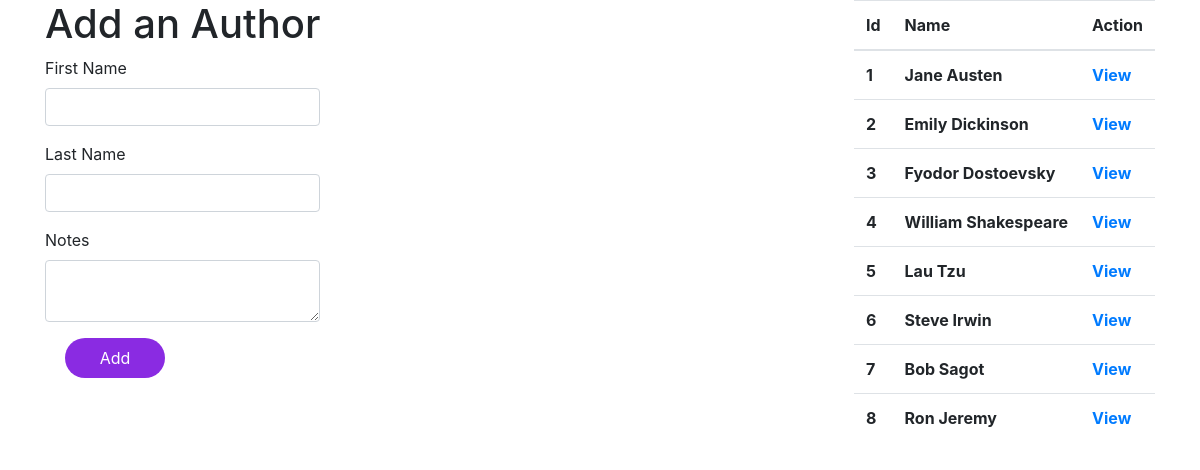
Page /authors on the earlier database version.
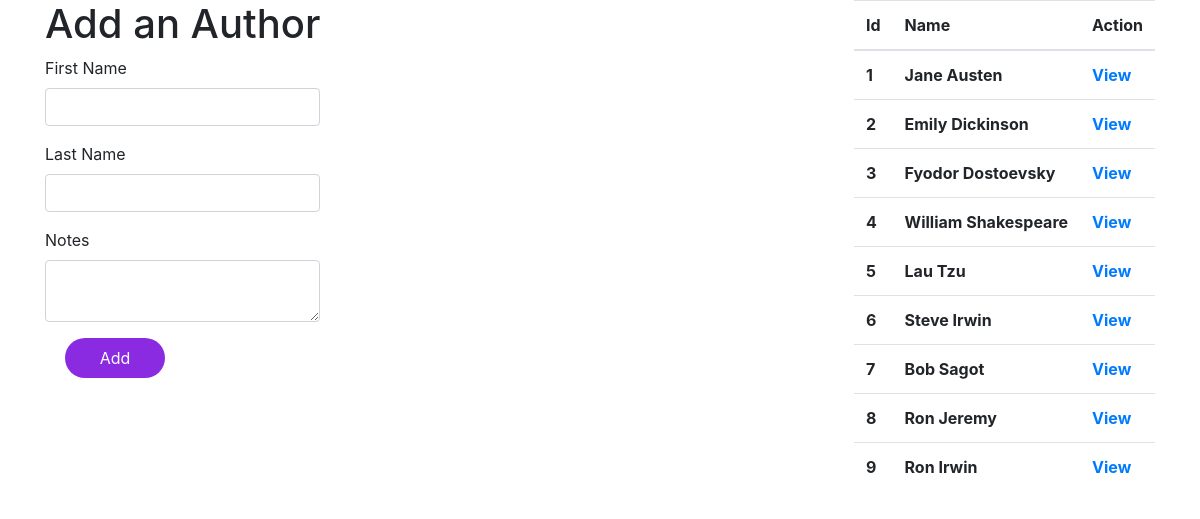
Same page on the later database version.
### booksAuthors/models.py (models this page shows)
class Author(models.Model):
    first_name = models.CharField(max_length=45)
    last_name = models.CharField(max_length=45)
    notes = models.TextField()
    books = models.ManyToManyField(Book, related_name="author")
    created_at = models.DateTimeField(auto_now_add=True)
    updated_at = models.DateTimeField(auto_now=True)

### booksAuthors/views.py (the view)
# urls.py: path('authors', views.createAuthors),
def createAuthors(request):
    context = {
        'all_authors': Author.objects.all()
    }
    return render(request, 'authors.html', context)

### booksAuthors/templates/authors.html (shortened to what this page needs)
<!DOCTYPE html>
<html lang="en">
<head>
    {% load static %}
    <link rel="stylesheet" href="{% static 'css/author.css'%}">
    <link rel="stylesheet" href="https://stackpath.bootstrapcdn.com/bootstrap/4.5.0/css/bootstrap.min.css">
</head>
<body>
    <div class="container d-flex justify-content-between">
        <div class="book-form">
            <form action="/process_author" method="POST">
                <h1>Add an Author</h1>
                <div class="form-group">
                    <label for="author-first-name">First Name</label>
                    <input type="text" name="author-first-name" class="form-control">
                </div>
                <div class="form-group">
                    <label for="author-last-name">Last Name</label>
                    <input type="text" name="author-last-name" class="form-control">
                </div>
                <div class="form-group">
                    <label for="author-notes">Notes</label>
                    <textarea name="author-notes" class="form-control"></textarea>
                </div>
                <button type="submit" class="button">Add</button>
            </form>
        </div>
        <div class="authors-list">
            <table class="table">
                <thead>
                    <tr>
                        <th scope="col">Id</th>
                        <th scope="col">Name</th>
                        <th scope="col">Action</th>
                    </tr>
                </thead>
                <tbody>
                    {% for author in all_authors %}
                    <tr>
                        <th>{{author.id}}</th>
                        <th>{{author.first_name}} {{author.last_name}}</th>
                        <th><a href="/authors/{{author.id}}">View</a></th>
                    </tr>
                    {% endfor %}
                </tbody>
            </table>
        </div>
    </div>
</body>
</html>

Differences in the rows shown:
added Author: id "9", first_name "Ron", last_name "Irwin"
